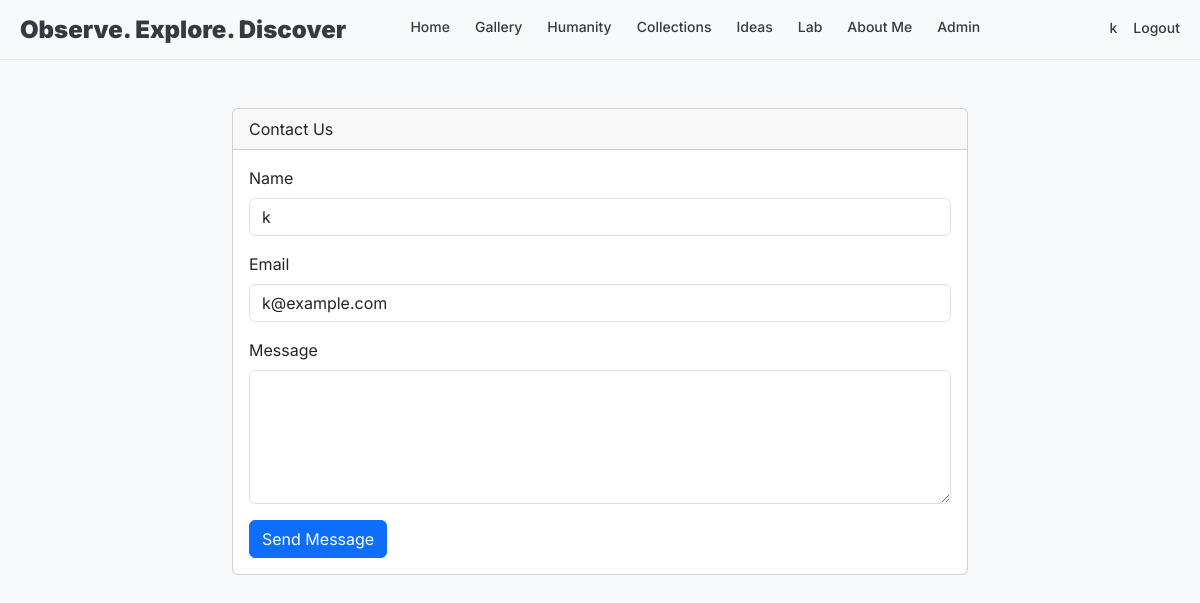
Page /contact (signed in) on the earlier database version.
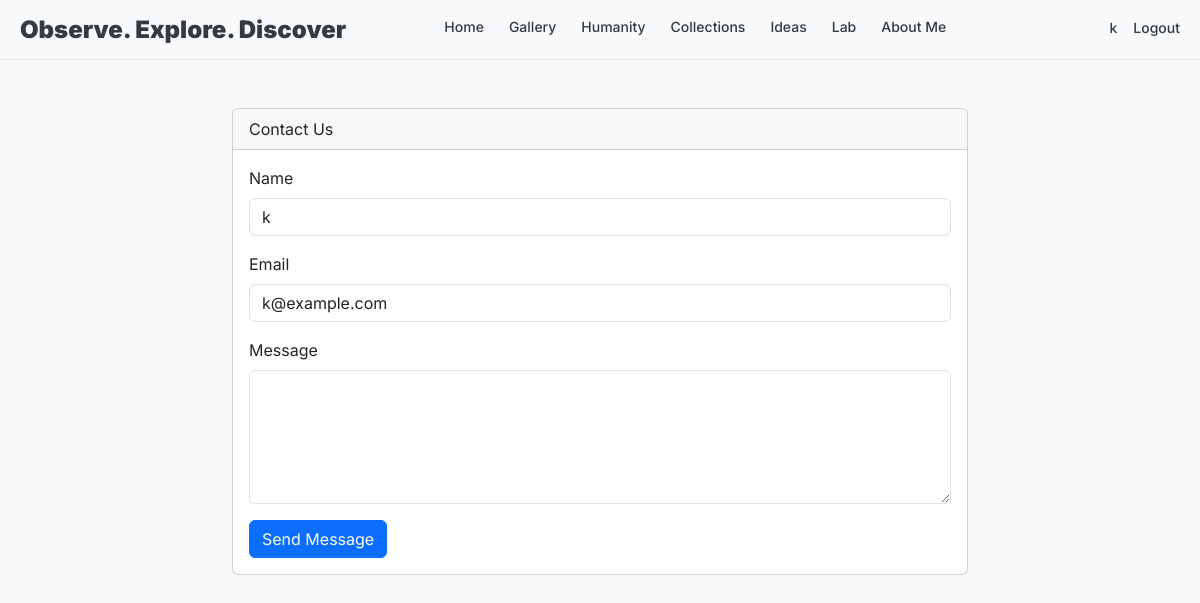
Same page on the later database version.
### mySite/app.py (the view, shortened to what this page needs)
@app.route("/contact", methods=["GET", "POST"])
def contact():
    return render_template("contact.html")

### mySite/app.py (called while the page is built)
@login_manager.user_loader
def load_user(user_id):
    return User.query.get(int(user_id))

    def is_admin(self):
        return self.role == "admin"

### mySite/templates/contact.html
{% extends "base.html" %}
{% block content %}
<div class="container mt-5">
    <div class="row justify-content-center">
        <div class="col-md-8">
            <div class="card">
                <div class="card-header">Contact Us</div>
                <div class="card-body">
                    <form method="POST">
                        <div class="mb-3">
                            <label for="name" class="form-label">Name</label>
                            <input type="text" class="form-control" id="name" name="name"
                                value="{{ current_user.username if current_user.is_authenticated else '' }}" required>
                        </div>
                        <div class="mb-3">
                            <label for="email" class="form-label">Email</label>
                            <input type="email" class="form-control" id="email" name="email"
                                value="{{ current_user.email if current_user.is_authenticated else '' }}" required>
                        </div>
                        <div class="mb-3">
                            <label for="content" class="form-label">Message</label>
                            <textarea class="form-control" id="content" name="content" rows="5" required></textarea>
                        </div>
                        <button type="submit" class="btn btn-primary">Send Message</button>
                    </form>
                </div>
            </div>
        </div>
    </div>
</div>
{% endblock %}

### mySite/templates/base.html (shortened to what this page needs)
<!DOCTYPE html>
<html lang="en">
<head>
    <link href="https://cdn.jsdelivr.net/npm/bootstrap@5.3.3/dist/css/bootstrap.min.css" rel="stylesheet">
    <link href="{{ url_for('static', filename='css/style.css') }}" rel="stylesheet">
</head>
<body>
    <header class="site-header">
        <div class="header-container">
            <div class="logo">Observe. Explore. Discover</div>
            <div class="main-nav">
                <a href="{{ url_for('index') }}"
                    class="{% if request.endpoint == 'index' %}nav-active{% endif %}">Home</a>
                <a href="{{ url_for('gallery') }}"
                    class="{% if request.endpoint == 'gallery' %}nav-active{% endif %}">Gallery</a>
                <a href="{{ url_for('blog_index') }}"
                    class="{% if request.endpoint and ('blog' in request.endpoint or request.endpoint in ['post', 'create', 'edit']) %}nav-active{% endif %}">Humanity</a>
                <a href="{{ url_for('collections') }}"
                    class="{% if request.endpoint == 'collections' %}nav-active{% endif %}">Collections</a>
                <a href="{{ url_for('ideas') }}"
                    class="{% if request.endpoint == 'ideas' %}nav-active{% endif %}">Ideas</a>
                <a href="{{ url_for('lab') }}">Lab</a>
                <a href="{{ url_for('about') }}" class="{% if request.endpoint == 'about' %}nav-active{% endif %}">About
                    Me</a>
                {% if current_user.is_authenticated and current_user.is_admin() %}
                <a href="{{ url_for('admin_users') }}"
                    class="{% if 'admin' in request.endpoint %}nav-active{% endif %}">Admin</a>
                {% endif %}
            </div>
            <div class="nav-icons ms-4">
                {% if current_user.is_authenticated %}
                <a href="{{ url_for('profile') }}" class="ms-3"
                    style="color: #343a40; text-decoration: none; font-weight: 500; font-size: 14px; padding-bottom: 5px;">
                    {{ current_user.username }}
                </a>
                <a href="{{ url_for('logout') }}" class="ms-3"
                    style="color: #343a40; text-decoration: none; font-weight: 500; font-size: 14px; padding-bottom: 5px;">Logout</a>
                {% endif %}
            </div>
        </div>
    </header>
    {% block content %}{% endblock %}
</body>
</html>

Differences in the rows shown:
changed User "k@example.com": role "admin" → "member" (drawn)
Other differences:
text no longer shown: "Admin"
